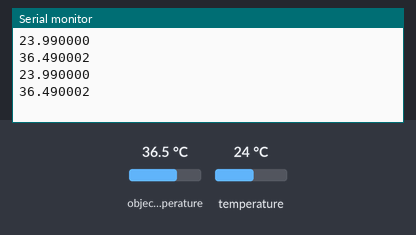
A sketch run on a simulated ESP32. Shown: the last lines printed to the serial monitor. The inputs (shaded band) are chosen by the test bench; at power-on: object temperature 36.5 °C, temperature 24 °C.

Above: at 2.8 s.
2.9 s: object temperature set to 20 °C
At 4.5 s:
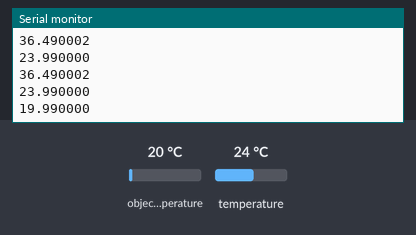
5.6 s: temperature set to 12 °C
At 7.3 s:
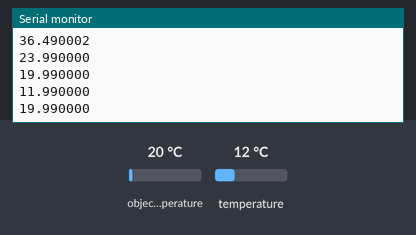
8.3 s: object temperature set to 26 °C
At 10.4 s:
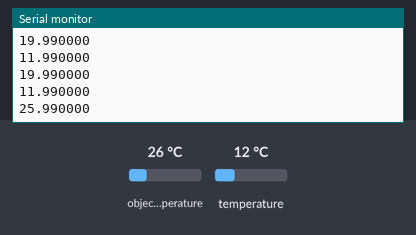
Timing chart, 0 to 11.9 s (numbered marks = the images above; inputs shaded):
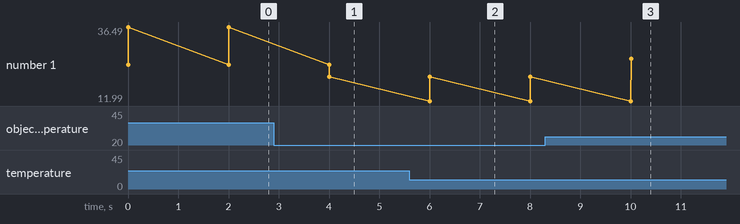

The sketch:

main.ino
```cpp
#include <Wire.h>
#include <SparkFunMLX90614.h>


IRTherm sensor;


float tempAmbiente;
float tempObjeto;

void setup()
{
  Serial.begin(115200);
  sensor.begin();

  sensor.setUnit(TEMP_C);
}

void loop() {
  if (sensor.read())
  {
    //recupera a leitura da temperatura do ambiente
    tempAmbiente = sensor.ambient();

    //recupera a leitura da temperatura do objeto apontado pelo sensor
    tempObjeto = sensor.object();
    Serial.printf("%f\n%f",tempAmbiente,tempObjeto);
    Serial.println();
delay(1000);

  }

  delay(1000);

}
```

Measured:
- after the input at 2.9 s, the serial monitor: prints a new line after 1.1 s (image 1)
- after the input at 5.6 s, the serial monitor: prints a new line after 0.41 s (image 2)
- after the input at 8.3 s, the serial monitor: prints a new line after 1.7 s (image 3)
- plotted number 1: 36.49 → 19.99 after the input at 2.9 s, 19.99 → 25.99 after the input at 8.3 s
